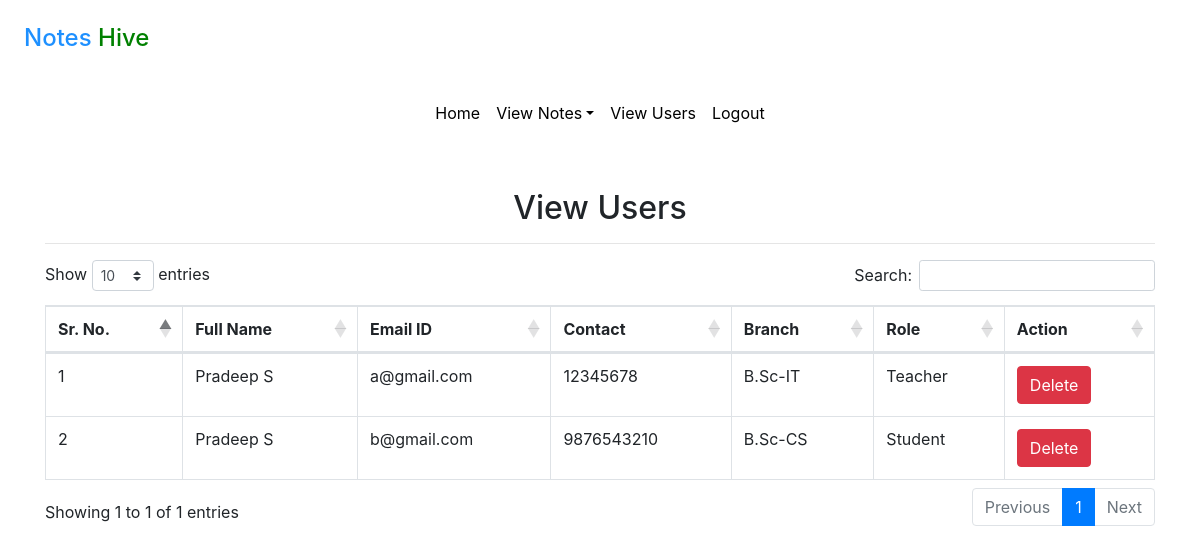
Screenshot of /view_users (signed in) with the database file from the repository.
### notes/models.py (models this page shows, shortened)
class SignUp(models.Model):
    user = models.ForeignKey(User, on_delete=models.CASCADE, null=True)
    contact = models.CharField(max_length=13, null=True)
    branch = models.CharField(max_length=30, null=True)
    role = models.CharField(max_length=15, null=True)

### notes/views.py (the view)
# urls.py: path('view_users', view_users, name='view_users'),
def view_users(request):
    if not request.user.is_authenticated:
        return redirect('login_admin')
    users = SignUp.objects.all()
    d = {'users' : users}
    return render(request, 'view_users.html', d)

### notes/templates/view_users.html (shortened to what this page needs)
{% extends 'admin_navigation.html' %}
{% load static %}
{% block body %}
<link rel="stylesheet" href="//cdnjs.cloudflare.com/ajax/libs/twitter-bootstrap/4.5.2/css/bootstrap.css">
<link rel="stylesheet" href="https://cdn.datatables.net/1.10.22/css/dataTables.bootstrap4.min.css">
<div class="container mt-5">
    <h2 class="text-center">View Users</h2>
    <hr>
    <table class="table table-bordered" id="example">
        <thead>
        <tr>
            <th>Sr. No.</th>
            <th>Full Name</th>
            <th>Email ID</th>
            <th>Contact</th>
            <th>Branch</th>
            <th>Role</th>
            <th>Action</th>
        </tr>
        </thead>
        {% for i in users %}
        <tbody>
        <tr>
            <td>{{forloop.counter}}</td>
            <td style="text-transform : capitalize">{{i.user.first_name}} {{i.user.last_name}}</td>
            <td>{{i.user.username}}</td>
            <td>{{i.contact}}</td>
            <td>{{i.branch}}</td>
            <td>{{i.role}}</td>
            <td><a href="{% url 'delete_users' i.user.id %}" class="btn btn-danger" onclick="return confirm('Are you sure?')">Delete</a></td>
        </tr>
        </tbody>
        {% endfor %}
    </table>
</div>
{% endblock %}

### notes/templates/admin_navigation.html (shortened to what this page needs)
<html lang="en" xmlns="http://www.w3.org/1999/html">
<head>
  {% load static %}
  <link rel="stylesheet" href="https://maxcdn.bootstrapcdn.com/bootstrap/4.3.1/css/bootstrap.min.css">
  <link rel="stylesheet" href="https://use.fontawesome.com/releases/v5.6.3/css/all.css"></head>
  <link rel="stylesheet" href="{% static 'css/mystyle.css' %}">
<body>
<h4 style="padding : 2%"><span style="color:dodgerblue">Notes</span><span style="color:green"> Hive</span></h4>
<nav class="navbar navbar-expand-sm justify-content-center" style="background-color : white">
<ul class="navbar-nav">
  <li class="navbar-item">
    <a class="nav-link" href="{% url 'admin_home' %}">Home</a>
  </li>
    <li class="nav-item dropdown">
    <a class="nav-link dropdown-toggle" href="#" data-toggle="dropdown">View Notes</a>
  </li>
  <li class="navbar-item">
    <a class="nav-link" href="{% url 'view_users' %}">View Users</a>
  </li>
  <li class="navbar-item">
    <a class="nav-link" href="{% url 'logout' %}">Logout</a>
  </li>
</ul>
</nav>
</body>
</html>
{% block body %}
{% endblock %}

### notes/static/css/mystyle.css (style rules this page uses)
.nav-link { color : black }

### rows the page displays
SignUp: user.first_name "Pradeep", user.last_name "S", user.username "a@gmail.com", contact "12345678", branch "B.Sc-IT", role "Teacher"
SignUp: user.first_name "Pradeep", user.last_name "S", user.username "b@gmail.com", contact "9876543210", branch "B.Sc-CS", role "Student"
